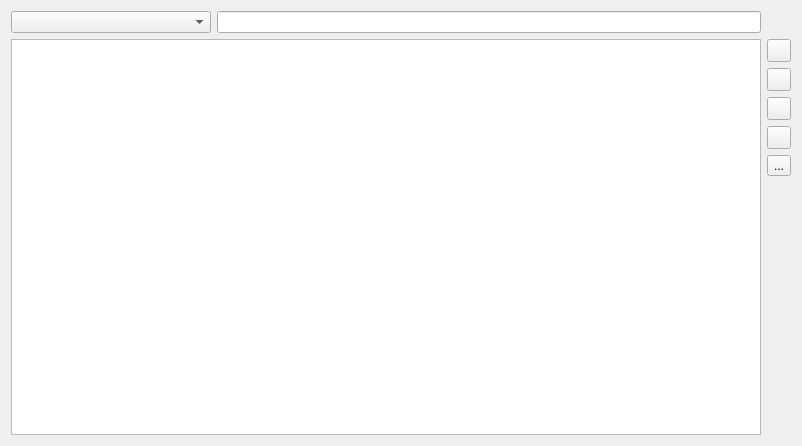
<?xml version="1.0" encoding="UTF-8"?>
<ui version="4.0">
 <class>ZViewClass</class>
 <widget class="QWidget" name="ZViewClass">
  <property name="geometry">
   <rect>
    <x>0</x>
    <y>0</y>
    <width>802</width>
    <height>446</height>
   </rect>
  </property>
  <property name="windowTitle">
   <string>ZView</string>
  </property>
  <property name="windowIcon">
   <iconset resource="../DSV.qrc">
    <normaloff>:/images/table.png</normaloff>:/images/table.png</iconset>
  </property>
  <layout class="QGridLayout" name="gridLayout">
   <item row="1" column="0" rowspan="6" colspan="2">
    <widget class="QTableView" name="tbl">
     <property name="alternatingRowColors">
      <bool>true</bool>
     </property>
     <property name="selectionBehavior">
      <enum>QAbstractItemView::SelectRows</enum>
     </property>
     <property name="sortingEnabled">
      <bool>true</bool>
     </property>
     <attribute name="verticalHeaderDefaultSectionSize">
      <number>20</number>
     </attribute>
    </widget>
   </item>
   <item row="2" column="2">
    <widget class="QToolButton" name="cmdAdd">
     <property name="toolTip">
      <string>Добавить</string>
     </property>
     <property name="text">
      <string/>
     </property>
     <property name="icon">
      <iconset resource="../DSV.qrc">
       <normaloff>:/images/add.png</normaloff>:/images/add.png</iconset>
     </property>
    </widget>
   </item>
   <item row="3" column="2">
    <widget class="QToolButton" name="cmdDel">
     <property name="toolTip">
      <string>Удалить</string>
     </property>
     <property name="text">
      <string/>
     </property>
     <property name="icon">
      <iconset resource="../DSV.qrc">
       <normaloff>:/images/error.png</normaloff>:/images/error.png</iconset>
     </property>
    </widget>
   </item>
   <item row="6" column="2">
    <spacer name="verticalSpacer">
     <property name="orientation">
      <enum>Qt::Vertical</enum>
     </property>
     <property name="sizeHint" stdset="0">
      <size>
       <width>20</width>
       <height>163</height>
      </size>
     </property>
    </spacer>
   </item>
   <item row="4" column="2">
    <widget class="QToolButton" name="cmdEdit">
     <property name="toolTip">
      <string>Изменить</string>
     </property>
     <property name="text">
      <string/>
     </property>
     <property name="icon">
      <iconset resource="../DSV.qrc">
       <normaloff>:/images/modify.png</normaloff>:/images/modify.png</iconset>
     </property>
    </widget>
   </item>
   <item row="0" column="1">
    <widget class="QLineEdit" name="txtFilter">
     <property name="text">
      <string/>
     </property>
    </widget>
   </item>
   <item row="0" column="0">
    <widget class="QComboBox" name="cboFilter">
     <property name="minimumSize">
      <size>
       <width>200</width>
       <height>0</height>
      </size>
     </property>
    </widget>
   </item>
   <item row="5" column="2">
    <widget class="QToolButton" name="cmdPrint">
     <property name="toolTip">
      <string>Распечатать</string>
     </property>
     <property name="text">
      <string>...</string>
     </property>
     <property name="icon">
      <iconset resource="../DSV.qrc">
       <normaloff>:/images/print.png</normaloff>:/images/print.png</iconset>
     </property>
    </widget>
   </item>
   <item row="1" column="2">
    <widget class="QToolButton" name="cmdReload">
     <property name="toolTip">
      <string>Обновить</string>
     </property>
     <property name="statusTip">
      <string>Обновить</string>
     </property>
     <property name="whatsThis">
      <string>Обновить</string>
     </property>
     <property name="text">
      <string/>
     </property>
     <property name="icon">
      <iconset resource="../DSV.qrc">
       <normaloff>:/images/update.png</normaloff>:/images/update.png</iconset>
     </property>
    </widget>
   </item>
  </layout>
 </widget>
 <layoutdefault spacing="6" margin="11"/>
 <resources>
  <include location="../DSV.qrc"/>
 </resources>
 <connections/>
</ui>
